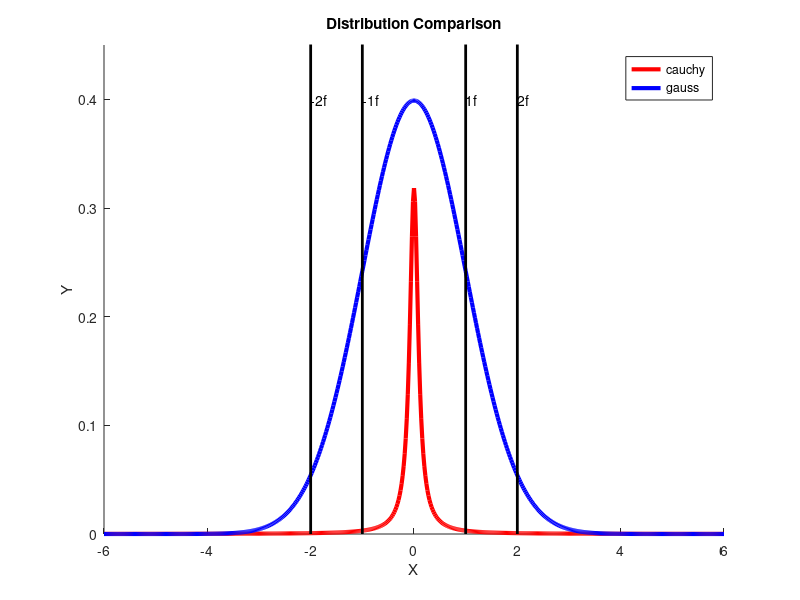

Write MATLAB code to recreate this figure.
%% clear variables and close windows
clear all
close all
clc

%% set input
seq    = -6:0.02:6;
cauchy = seq*trnd(1,1); 
fhat   = 1./pi./(1 + cauchy.^2);
% Plot the Cauchy density
hold on
plot(seq, fhat, 'r', 'Linewidth',3);
ylim([0,0.45])
ylabel('Y');
xlabel('X');

%% Plot the standard normal density
plot(seq,normpdf(0,seq),'b','Linewidth',3);

line([-2,-2],[0,0.5],'Color','k', 'Linewidth',2)
line([-1,-1],[0,0.5],'Color','k', 'Linewidth',2)
line([1,1],[0,0.5],'Color','k', 'Linewidth',2)
line([2,2],[0,0.5],'Color','k', 'Linewidth',2)

text(-2,0.4,'-2f')
text(-1,0.4,'-1f')
text(1,0.4, '1f')
text(2,0.4, '2f')
legend('cauchy','gauss')

title('Distribution Comparison')
hold off
